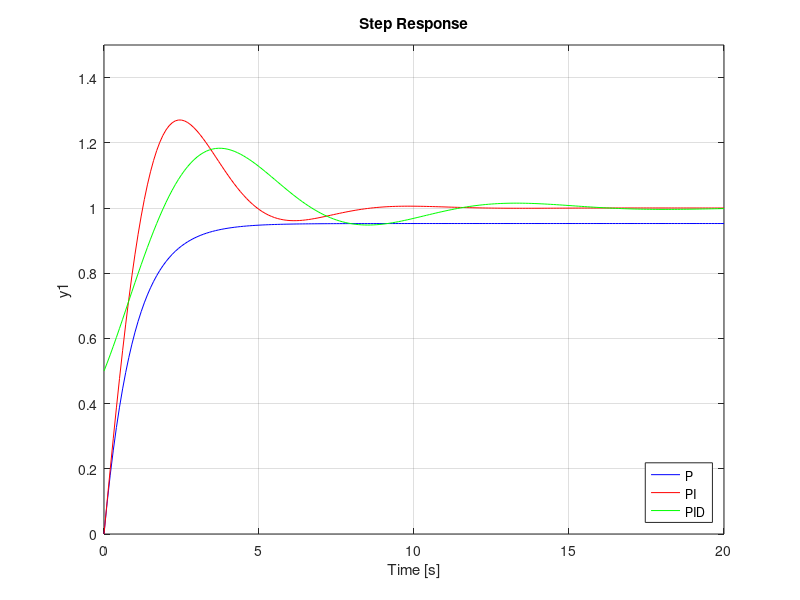

Write the MATLAB code that produced this figure.
if exist('OCTAVE_VERSION', 'builtin')
    pkg load control;
end

% Note these values were chosen to accentuate the differences
Kp = 1000;
Ki = 1000;
Kd = 1000;

%=========================================%

m = 1000;
b = 50;
r = 1;

s = tf('s');
P_cruise = 1/(m*s + b);
t = 0:0.1:20;

%=========================================%

C = pid(Kp);
T_P = feedback(C*P_cruise, 1);

%=========================================%

C = pid(Kp,Ki);

T_PI = feedback(C*P_cruise, 1);

%=========================================%

C = pid(Kp, Ki, Kd);

T_PID = feedback(C*P_cruise, 1);

%=========================================%

figure
step(r*T_P, 'b', r*T_PI, 'r', r*T_PID, 'g', t)
axis([0 20 0 1.5*r])
legend('P', 'PI', 'PID', 'Location', 'southeast')
